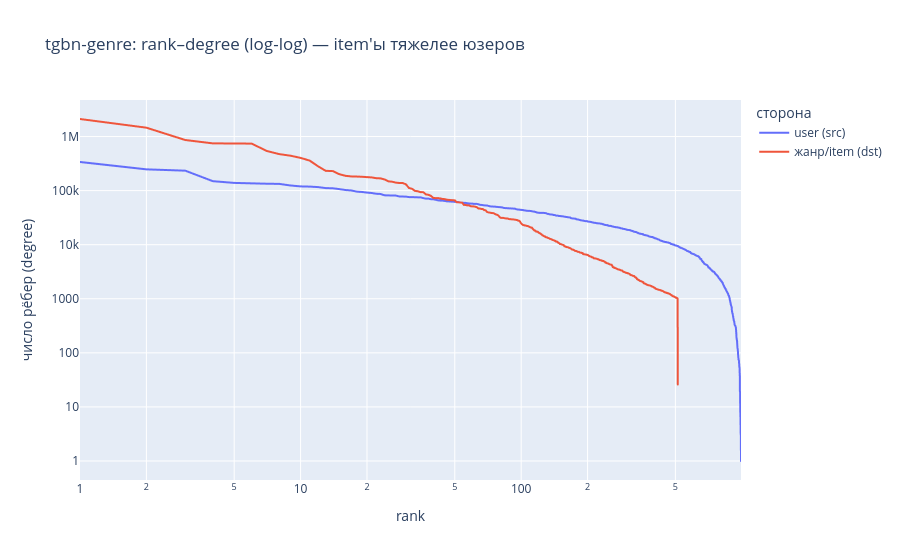
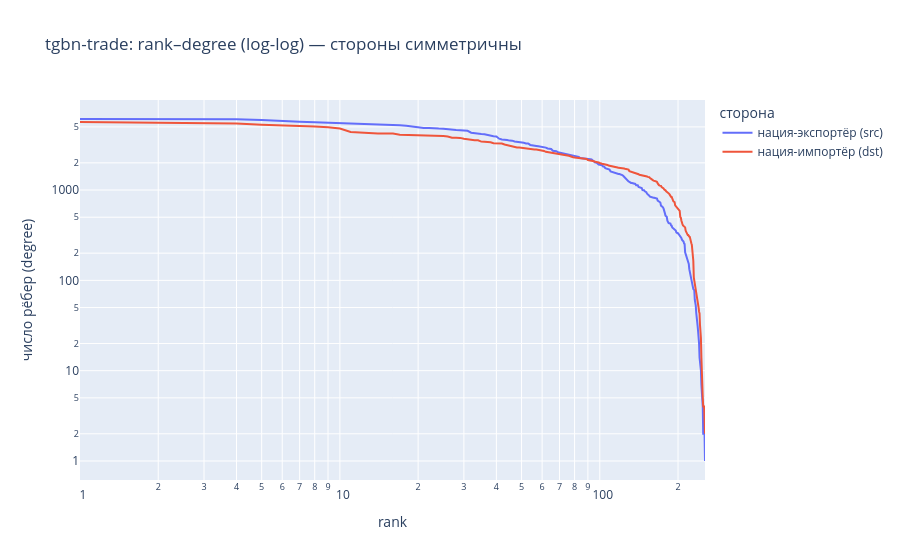

Write notebook code for charts like these, in order.
### Code cell
def rank_deg(nm, side, label):
    d = DEG[nm][side]["deg"].sort(descending=True).to_numpy()
    return pl.DataFrame({"rank": np.arange(1, len(d) + 1), "deg": d, "сторона": [label] * len(d)})

# genre: user (src) vs item/жанр (dst)
ge_rd = pl.concat([rank_deg("tgbn-genre", "src", "user (src)"),
                   rank_deg("tgbn-genre", "dst", "жанр/item (dst)")])
px.line(ge_rd.to_pandas(), x="rank", y="deg", color="сторона", log_x=True, log_y=True,
        title="tgbn-genre: rank–degree (log-log) — item'ы тяжелее юзеров",
        labels={"deg": "число рёбер (degree)"}).show()

# trade: src vs dst (симметрично)
tr_rd = pl.concat([rank_deg("tgbn-trade", "src", "нация-экспортёр (src)"),
                   rank_deg("tgbn-trade", "dst", "нация-импортёр (dst)")])
px.line(tr_rd.to_pandas(), x="rank", y="deg", color="сторона", log_x=True, log_y=True,
        title="tgbn-trade: rank–degree (log-log) — стороны симметричны",
        labels={"deg": "число рёбер (degree)"}).show()

### Figure 1 — Plotly figure (JSON) as saved in the notebook; plotly's stock layout.template omitted (floating-point values rounded to 4 significant figures; data arrays with more than 128 entries replaced by an {"elided": "..."} marker saying what was removed)
{"data": [{"hovertemplate": "сторона=user (src)<br>rank=%{x}<br>число рёбер (degree)=%{y}<extra></extra>", "legendgroup": "user (src)", "line": {"color": "#636efa", "dash": "solid"}, "marker": {"symbol": "circle"}, "mode": "lines", "name": "user (src)", "showlegend": true, "type": "scattergl", "x": {"elided": "992 int values"}, "xaxis": "x", "y": {"elided": "992 int values"}, "yaxis": "y"}, {"hovertemplate": "сторона=жанр/item (dst)<br>rank=%{x}<br>число рёбер (degree)=%{y}<extra></extra>", "legendgroup": "жанр/item (dst)", "line": {"color": "#EF553B", "dash": "solid"}, "marker": {"symbol": "circle"}, "mode": "lines", "name": "жанр/item (dst)", "showlegend": true, "type": "scattergl", "x": {"elided": "513 int values"}, "xaxis": "x", "y": {"elided": "513 int values"}, "yaxis": "y"}], "layout": {"legend": {"title": {"text": "сторона"}, "tracegroupgap": 0}, "title": {"text": "tgbn-genre: rank–degree (log-log) — item'ы тяжелее юзеров"}, "xaxis": {"anchor": "y", "domain": [0, 1], "title": {"text": "rank"}, "type": "log"}, "yaxis": {"anchor": "x", "domain": [0, 1], "title": {"text": "число рёбер (degree)"}, "type": "log"}}}

### Figure 2 — Plotly figure (JSON) as saved in the notebook; plotly's stock layout.template omitted (floating-point values rounded to 4 significant figures; data arrays with more than 128 entries replaced by an {"elided": "..."} marker saying what was removed)
{"data": [{"hovertemplate": "сторона=нация-экспортёр (src)<br>rank=%{x}<br>число рёбер (degree)=%{y}<extra></extra>", "legendgroup": "нация-экспортёр (src)", "line": {"color": "#636efa", "dash": "solid"}, "marker": {"symbol": "circle"}, "mode": "lines", "name": "нация-экспортёр (src)", "orientation": "h", "showlegend": true, "type": "scatter", "x": {"elided": "254 int values"}, "xaxis": "x", "y": {"elided": "254 int values"}, "yaxis": "y"}, {"hovertemplate": "сторона=нация-импортёр (dst)<br>rank=%{x}<br>число рёбер (degree)=%{y}<extra></extra>", "legendgroup": "нация-импортёр (dst)", "line": {"color": "#EF553B", "dash": "solid"}, "marker": {"symbol": "circle"}, "mode": "lines", "name": "нация-импортёр (dst)", "orientation": "h", "showlegend": true, "type": "scatter", "x": {"elided": "254 int values"}, "xaxis": "x", "y": {"elided": "254 int values"}, "yaxis": "y"}], "layout": {"legend": {"title": {"text": "сторона"}, "tracegroupgap": 0}, "title": {"text": "tgbn-trade: rank–degree (log-log) — стороны симметричны"}, "xaxis": {"anchor": "y", "domain": [0, 1], "title": {"text": "rank"}, "type": "log"}, "yaxis": {"anchor": "x", "domain": [0, 1], "title": {"text": "число рёбер (degree)"}, "type": "log"}}}
